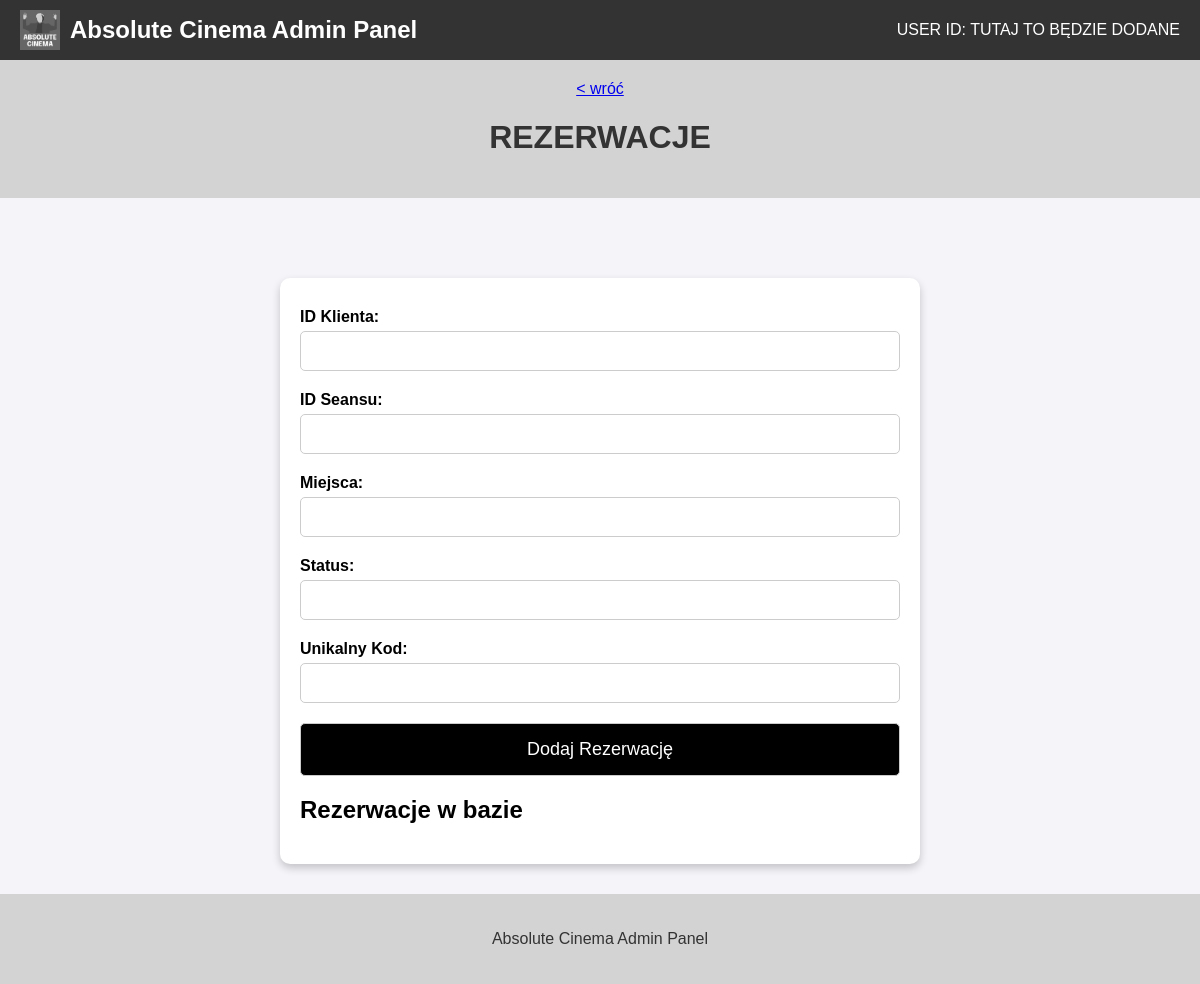
Page /admin/bazy/zarzadzaj_rezerwacjami on the earlier database version.
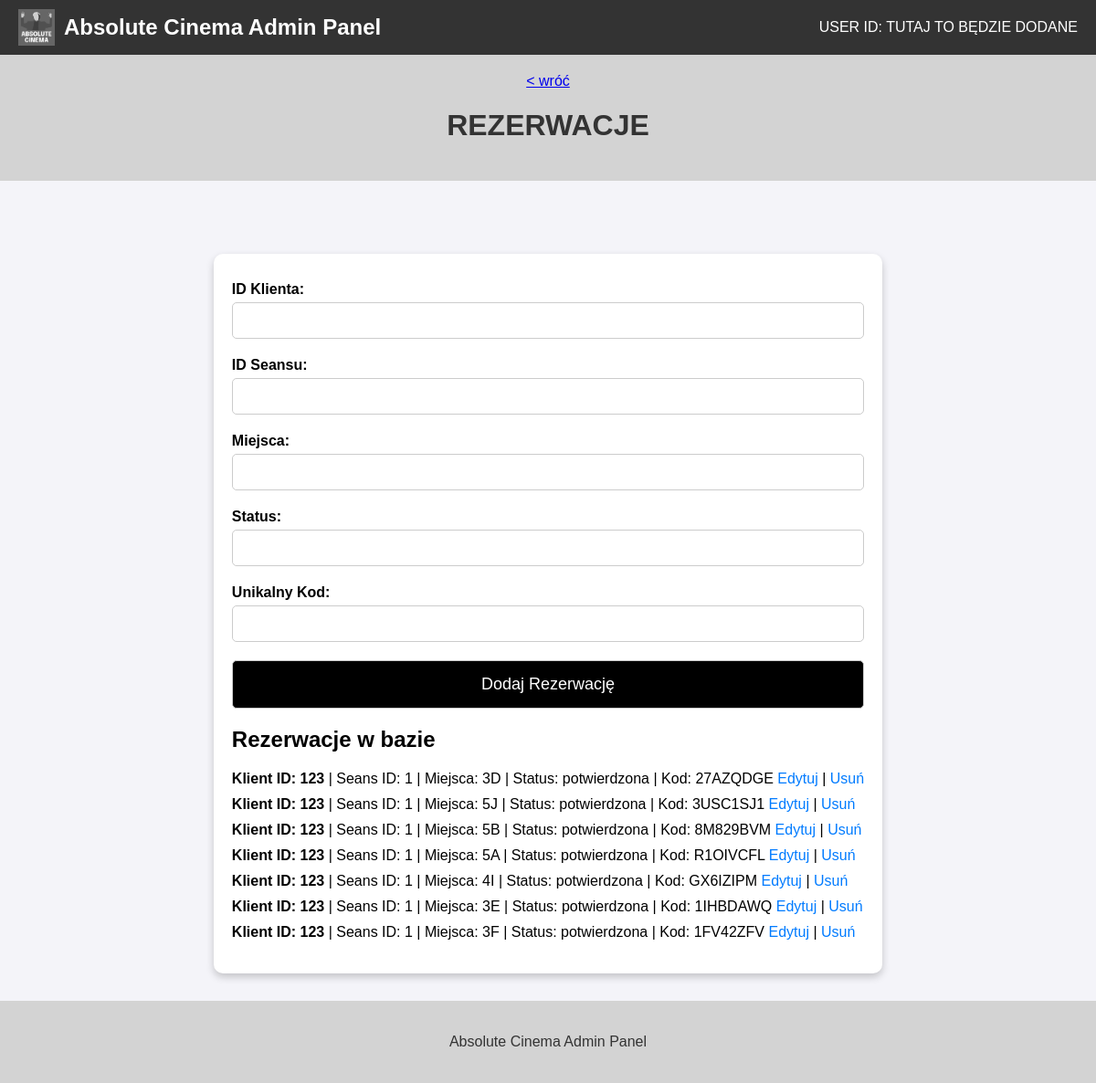
Same page on the later database version.
### app.py (models this page shows)
class Rezerwacja(db.Model):
    __tablename__ = 'rezerwacje'
    id = db.Column(db.Integer, primary_key=True)
    klient_id = db.Column(db.Integer, db.ForeignKey('klienci.id'), nullable=False)
    seans_id = db.Column(db.Integer, db.ForeignKey('seanse.id'), nullable=False)
    miejsca = db.Column(db.Text, nullable=False)  # Lista miejsc w formacie tekstowym np. "A1, A2"
    status = db.Column(db.String(50), nullable=False)  # Status np. "potwierdzona", "anulowana"
    unikalny_kod = db.Column(db.String(100), unique=True, nullable=False)

### app.py (the view, shortened to what this page needs)
@app.route('/admin/bazy/zarzadzaj_rezerwacjami', methods=['GET', 'POST'])
def zarzadzaj_rezerwacjami():
    message = None
    rezerwacje = Rezerwacja.query.order_by(Rezerwacja.id.desc()).all()  # Pobieranie wszystkich rezerwacji, sortowanie malejąco po ID
    return render_template('admin_bazy_zarzadzaj_rezerwacjami.html', message=message, rezerwacje=rezerwacje)

### app.py (called while the page is built)
@app.before_request
def load_database():
    g.kino = {
        "admin" : Administrator.query.all(),
        "film" : Film.query.all(),
        "rezerwacja" : Rezerwacja.query.all(),
        "seans" : Seans.query.all(),
        "klient" : Klient.query.all()
    }

### templates/admin_bazy_zarzadzaj_rezerwacjami.html (shortened to what this page needs)
<!DOCTYPE html>
<html lang="pl">
<head>
</head>
<body>
    <div class="navbar">
        <div class="logo">
            <img src="{{ url_for('static', filename='images/absolute_cinema_logo.png') }}" alt="Logo">
            <span>Absolute Cinema Admin Panel</span>
        </div>
        <div class="user-id">
            USER ID: TUTAJ TO BĘDZIE DODANE
        </div>
    </div>
    <div class="breadcrumbs">
        <a href="{{ url_for('admin_bazy')}}"> &lt; wróć</a>
        <h1>REZERWACJE</h1>
    </div>
    <div class="container">
        <form method="POST">
            <label for="klient_id">ID Klienta:</label>
            <input type="number" id="klient_id" name="klient_id" required>
            <label for="seans_id">ID Seansu:</label>
            <input type="number" id="seans_id" name="seans_id" required>
            <label for="miejsca">Miejsca:</label>
            <input type="text" id="miejsca" name="miejsca" required>
            <label for="status">Status:</label>
            <input type="text" id="status" name="status" required>
            <label for="unikalny_kod">Unikalny Kod:</label>
            <input type="text" id="unikalny_kod" name="unikalny_kod" required>
            <button class="dark" type="submit">Dodaj Rezerwację</button>
        </form>
        <h2>Rezerwacje w bazie</h2>
        <ul>
            {% for rezerwacja in rezerwacje %}
            <li>
                <strong>Klient ID: {{ rezerwacja.klient_id }}</strong> | Seans ID: {{ rezerwacja.seans_id }} | Miejsca: {{ rezerwacja.miejsca }} | Status: {{ rezerwacja.status }} | Kod: {{ rezerwacja.unikalny_kod }}
                <a href="{{ url_for('edytuj_rezerwacje', rezerwacja_id=rezerwacja.id) }}">Edytuj</a> |
                <a href="{{ url_for('usun_rezerwacje', rezerwacja_id=rezerwacja.id) }}" onclick="return confirm('Na pewno chcesz usunąć tę rezerwację?')">Usuń</a>
            </li>
            {% endfor %}
        </ul>
    </div>
    <div class="footer">
        <p>Absolute Cinema Admin Panel</p>
    </div>
</body>
</html>

### templates/admin_bazy_zarzadzaj_rezerwacjami.html (style rules this page uses)
body { font-family: Arial, sans-serif; background-color: #f4f4f9; margin: 0; padding: 0; display: flex; flex-direction: column; height: 100vh; }
.navbar { background-color: #333; color: white; padding: 10px 20px; display: flex; justify-content: space-between; align-items: center; }
.navbar .logo { display: flex; align-items: center; }
.navbar .logo img { height: 40px; margin-right: 10px; }
.navbar .logo span { font-size: 24px; font-weight: bold; }
.navbar .user-id { font-size: 16px; font-weight: normal; }
.footer { background-color: lightgray; color: #333; text-align: center; padding: 20px 0; margin-top: 30px; flex-shrink: 0; }
.container { min-width: 600px; margin-top: 50px; padding: 20px; background-color: #ffffff; border-radius: 10px; box-shadow: 0 4px 8px rgba(0, 0, 0, 0.2); flex-grow: 1; align-self: center; }
.breadcrumbs { background-color: lightgray; color: black; text-align: center; padding: 20px 0; margin-bottom: 30px; }
h1 { text-align: center; color: #333333; }
form { display: flex; flex-direction: column; }
label { margin-top: 10px; font-weight: bold; margin-bottom: 5px; }
input, textarea { padding: 10px; font-size: 16px; border: 1px solid #ccc; border-radius: 5px; width: 100%; box-sizing: border-box; margin-bottom: 10px; }
button { padding: 15px; font-size: 18px; border: 1px solid #ccc; border-radius: 5px; cursor: pointer; background-color: black; color: white; width: 100%; margin-top: 10px; }
ul { list-style-type: none; padding: 0; }
ul li { margin-bottom: 10px; }
ul li a { text-decoration: none; color: #007bff; }

Differences in the rows shown:
added Rezerwacja: klient_id "123", seans_id "1", miejsca "3D", status "potwierdzona", unikalny_kod "27AZQDGE"
added Rezerwacja: klient_id "123", seans_id "1", miejsca "5J", status "potwierdzona", unikalny_kod "3USC1SJ1"
added Rezerwacja: klient_id "123", seans_id "1", miejsca "5B", status "potwierdzona", unikalny_kod "8M829BVM"
added Rezerwacja: klient_id "123", seans_id "1", miejsca "5A", status "potwierdzona", unikalny_kod "R1OIVCFL"
added Rezerwacja: klient_id "123", seans_id "1", miejsca "4I", status "potwierdzona", unikalny_kod "GX6IZIPM"
added Rezerwacja: klient_id "123", seans_id "1", miejsca "3E", status "potwierdzona", unikalny_kod "1IHBDAWQ"
added Rezerwacja: klient_id "123", seans_id "1", miejsca "3F", status "potwierdzona", unikalny_kod "1FV42ZFV"
